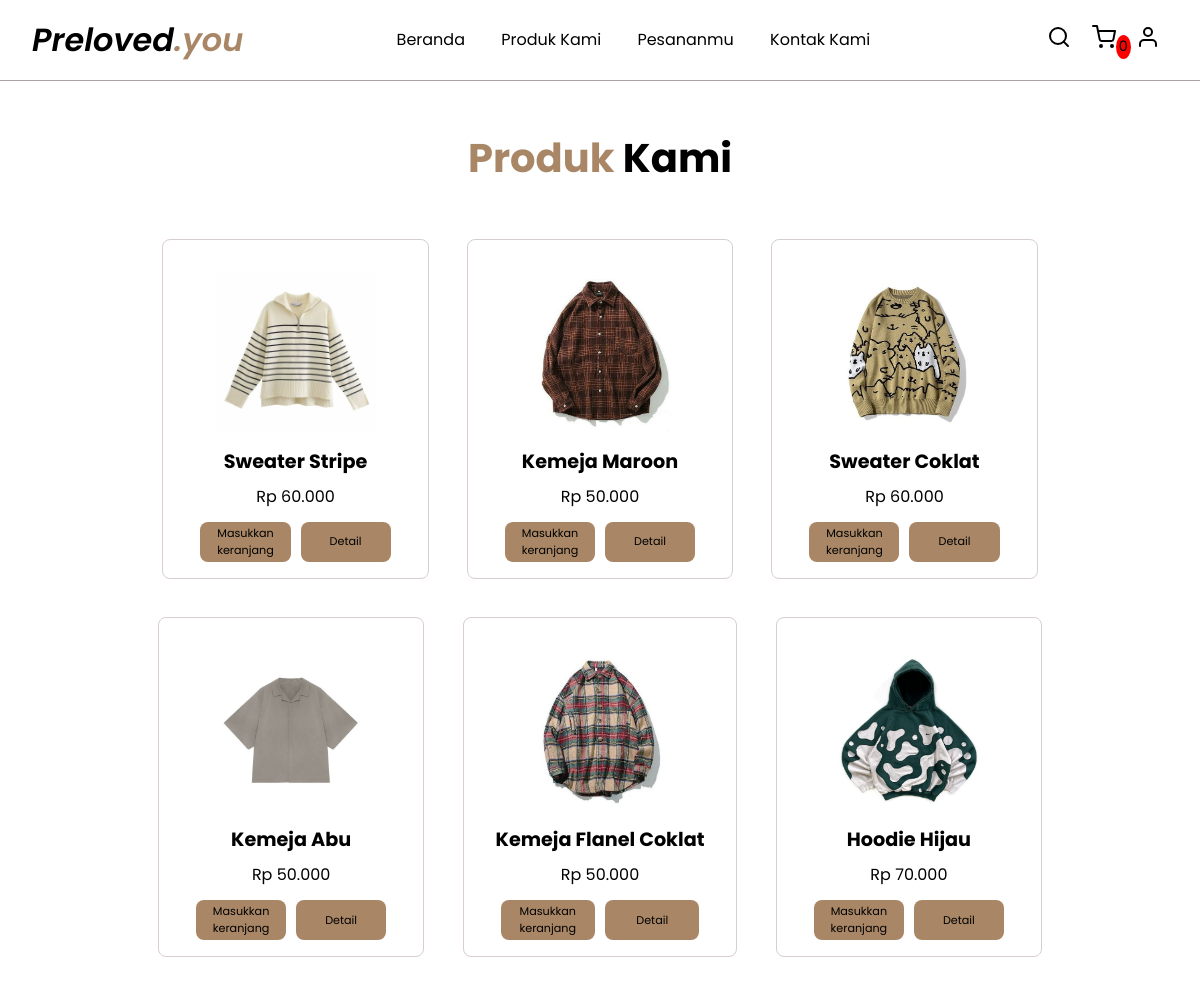
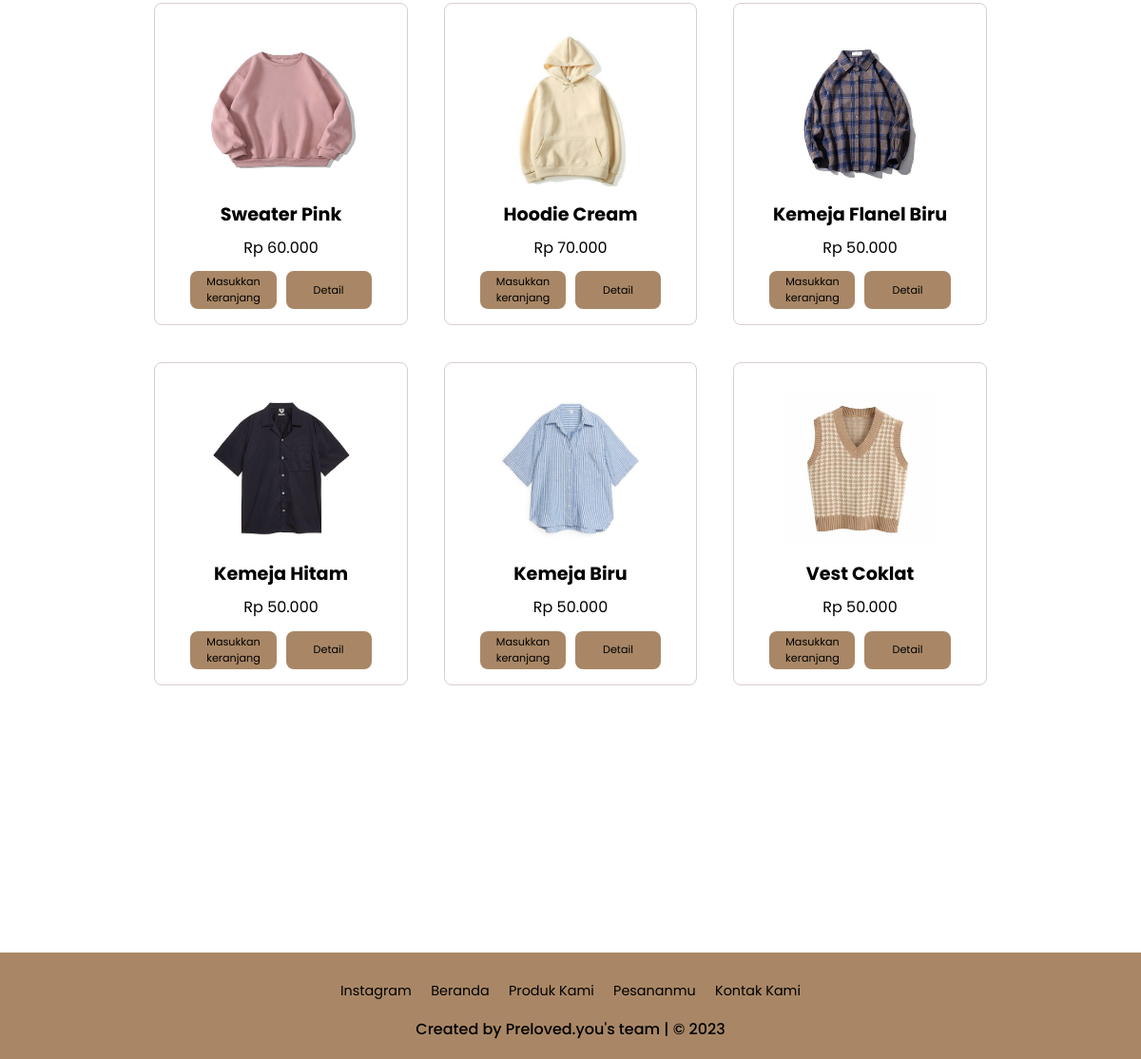
Page /produk-kami.php on the committed database (2 pictures, top to bottom).
### tables this page shows
CREATE TABLE `produk` (
  `id` int(11) NOT NULL,
  `nama_produk` varchar(255) NOT NULL,
  `harga_satuan` varchar(255) NOT NULL,
  `foto` varchar(255) NOT NULL
);

### crud/database.php (called while the page is built, shortened)
<?php
    class Database{
        public $host = HOST;
        public $user = USER;
        public $password = PASSWORD;
        public $database = DATABASE;
        public $link;
        public function dbConnect(){
            $this->link = mysqli_connect($this->host, $this->user, $this->password, $this->database);
        }
        public function pilih_data($query){
            $result = mysqli_query($this->link, $query) or die($this->link->error . __LINE__);
            if (mysqli_num_rows($result) > 0) {
                return $result;
            }else {
                return false;
            }
        }
    }
?>

### produk-kami.php (the view, shortened to what this page needs)
<?php
function getTotalCartQuantity() {
    $totalQuantity = 0;
    return $totalQuantity;
}
?>
<!DOCTYPE html>
<html lang="en">
<head>
    <link rel="stylesheet" href="css/style.css">
</head>
<body>
    <nav class="navbar">
        <a href="#" class="logo-navbar">Preloved<span>.you</span></a>
        <div class="isinavbar">
            <ul class="ul-navbar">
                <li class="list-navbar">
                    <a href="index.php">Beranda</a>
                </li>
                <li class="list-navbar">
                    <a href="produk-kami.php">Produk Kami</a>
                </li>
                <li class="list-navbar">
                    <a href="keranjang.php">Pesananmu</a>
                </li>
                <li class="list-navbar">
                    <a href="kontak-kami.php">Kontak Kami</a>
                </li>
            </ul>
        </div>
        <div class="navbar-extra">
            <a href="#" id="search-button"><i data-feather="search"></i></a>
            <a href="shopping-cart.php" id="shopping-cart-button"><i data-feather="shopping-cart"></i><span id="icon-cart-span"><?php echo getTotalCartQuantity(); ?></span></a>
            <a href="registration.html" id="profil-menu"><i data-feather="user"></i></a>
        </div>
    </nav>
    <section class="product" id="all-products">
        <h2><span>Produk</span> Kami</h2>
        <div class="row" id="row-all-product">
        <?php
        include_once 'crud/database.php';
        $db = new Database();
        $query = "SELECT * FROM produk";
        $result = $db->pilih_data($query);
        if ($result) {
            while ($row = mysqli_fetch_assoc($result)) {
                echo '<div class="list-produk">';
                echo '<form method="post" action="produk-kami.php">';
                echo '<img src="images/' . $row['foto'] . '" alt="' . $row['nama_produk'] . '">';
                echo '<h3 class="produk-tittle">' . $row['nama_produk'] . '</h3>';
                echo '<p class="produk-price">Rp ' . number_format($row['harga_satuan'], 0, ',', '.') . '</p>';
                echo '<div class="produk-button">';
                echo '<a href="produk-kami.php?tambahkan_keranjang=true&product_id=' . $row['id'] .
                    '&product_name=' . urlencode($row['nama_produk']) . '&product_price=' . $row['harga_satuan'] .
                    '&product_image=' . urlencode($row['foto']) . '" class="masukkan-keranjang">Masukkan keranjang</a>';
                echo '<a href="#modal-' . strtolower(str_replace(" ", "-", $row['nama_produk'])) .
                '?product_id=' . $row['id'] . '&product_name=' . urlencode($row['nama_produk']) . '&product_price='
                . $row['harga_satuan'] . '&product_image=' . urlencode($row['foto']) . '" class="detail-produk">Detail</a>';
                echo '</div>';
                echo '</div>';
            }
        }
        ?>
        </div>
    </section>
    <footer>
        <div class="sosmed">
            <a href="https://instagram.com/">Instagram</a>
            <a href="index.php">Beranda</a>
            <a href="produk-kami.php">Produk Kami</a>
            <a href="keranjang.php">Pesananmu</a>
            <a href="kontak-kami.php">Kontak Kami</a>
        </div>
        <div class="credit">
            <p>Created by Preloved.you's team | &copy 2023</p>
        </div>
    </footer>
</body>
</html>

### css/style.css (style rules this page uses)
:root { --primary: #a98766; --bg: #ffffff; }
html { scroll-behavior: smooth; }
* { margin: 0; padding: 0; box-sizing: border-box; outline: none; border: none; text-decoration: none; }
body { font-family: 'Poppins', sans-serif; background-color: var(--bg); color: #000000; overflow-x: hidden; }
.navbar { display: flex; justify-content: space-between; align-items: center; padding: 1rem; background-color: #ffffff; border-bottom: 0.5px solid #aba1a1; position: fixed; top: 0; left: 0; right: 0; z-index: 9999; }
.navbar .logo-navbar { font-size: 2rem; font-weight: 600; color: #000000; font-style: italic; padding-left: 1rem; }
.navbar .logo-navbar span { color: var(--primary); }
.navbar .isinavbar .list-navbar { display: inline-block; font-size: 1rem; margin: 0 1rem; margin-top: 0.5rem; }
.navbar .isinavbar .list-navbar a { color: #000000; }
.navbar .list-navbar a::after { content: ''; display: block; padding-bottom: 0.5rem; border-bottom: 0.1rem solid var(--primary); transform: scaleX(0); transition: 0.2s linear; }
.navbar .navbar-extra { margin: 0 1rem; }
.navbar .navbar-extra a { color: #000000; margin: 0 0.5rem; }
#shopping-cart-button #icon-cart-span { background-color: red; padding: 1.5px 3px; margin-top: 10px; border-radius: 100%; font-size: 0.9rem; position: absolute; }
footer { background-color: var(--primary); text-align: center; width: 100%; padding: 0.5rem 0 2rem; margin-top: 15rem; padding: 1.2rem; }
footer .sosmed { padding: 0.5rem 0; }
footer .sosmed a { font-size: 0.9rem; color: #000000; margin: 0.5rem; }
footer .credit { font-size: 1rem; margin-top: 0.5rem; font-weight: 500; }
#all-products, #new-products { padding: 7rem 7% 1.4rem; }
#all-products h2 { text-align: center; font-size: 2.5rem; margin-top: 1rem; margin-bottom: 2rem; }
#all-products h2 span, #new-products h2 span { color: var(--primary); }
.product .row { display: flex; flex-wrap: wrap; margin-top: 2rem; justify-content: center; }
.produk-terbaru, .list-produk { text-align: center; border: 1px solid #d9cece; border-radius: 0.5rem; padding: 2rem; margin: 1.2rem; padding-bottom: 1rem; }
#row-all-product .list-produk img, #row-produk-terbaru .produk-terbaru img { width: 10rem; height: 10rem; border-radius: 0.2rem; }
#row-all-product .list-produk .produk-tittle, #row-produk-terbaru .produk-terbaru .produk-tittle { font-size: 1.2rem; margin: 0.5rem auto; }
#row-all-product .list-produk .produk-price, #row-produk-terbaru .produk-terbaru .produk-price { font-size: 1rem; margin: 0.5rem auto; }
.product .row .list-produk .produk-button { display: flex; justify-content: space-between; align-items: center; font-size: 0.5rem; min-height: 1rem; margin-top: 0.8rem; }
.product .row .list-produk .produk-button .masukkan-keranjang, .product .row .list-produk .produk-button .detail-produk { flex: 1; display: flex; align-items: center; justify-content: center; margin: 0 5px; background-color: var(--primary); padding: 0.5rem; font-size: 0.7rem; color: #000000; border-radius: 0.5rem; box-sizing: border-box; height: 2.5rem; }
@media (max-width: 1366px) { html { font-size: 100%; } }

### rows in the picture
produk: foto (picture), nama_produk "Sweater Stripe", harga_satuan "60.000"
produk: foto (picture), nama_produk "Kemeja Maroon", harga_satuan "50.000"
produk: foto (picture), nama_produk "Sweater Coklat", harga_satuan "60.000"
produk: foto (picture), nama_produk "Kemeja Abu", harga_satuan "50.000"
produk: foto (picture), nama_produk "Kemeja Flanel Coklat", harga_satuan "50.000"
produk: foto (picture), nama_produk "Hoodie Hijau", harga_satuan "70.000"
produk: foto (picture), nama_produk "Sweater Pink", harga_satuan "60.000"
produk: foto (picture), nama_produk "Hoodie Cream", harga_satuan "70.000"
produk: foto (picture), nama_produk "Kemeja Flanel Biru", harga_satuan "50.000"
produk: foto (picture), nama_produk "Kemeja Hitam", harga_satuan "50.000"
produk: foto (picture), nama_produk "Kemeja Biru", harga_satuan "50.000"
produk: foto (picture), nama_produk "Vest Coklat", harga_satuan "50.000"

### other values in the picture
getTotalCartQuantity() "0"
